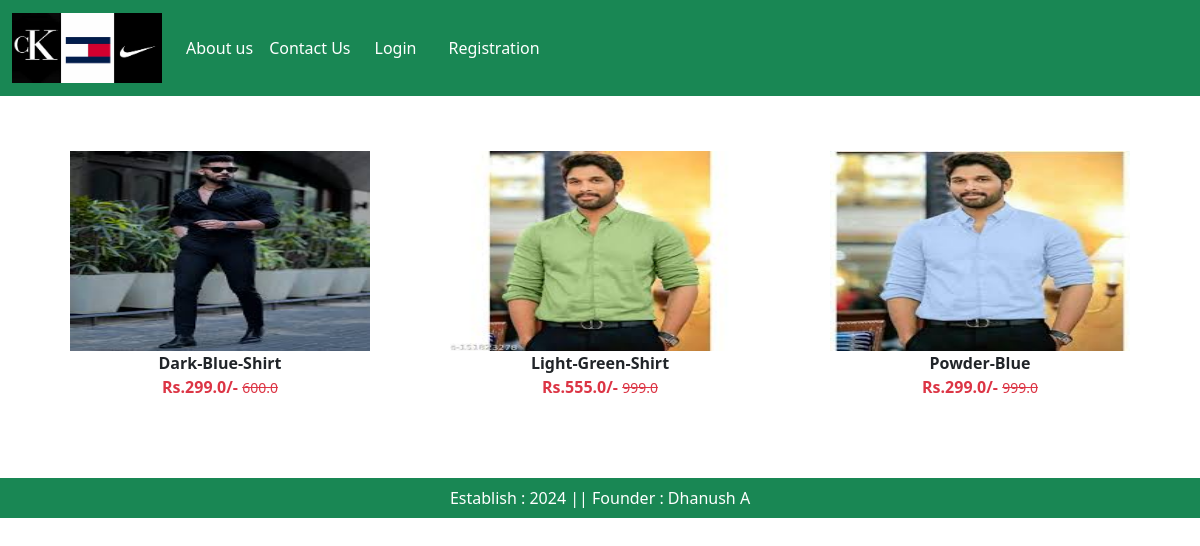
The page /category/SH on the database its author committed.
### app/models.py (models this page shows, shortened)
class Product(models.Model):
    title = models.CharField(max_length=100)
    selling_price = models.FloatField()
    discount_price = models.FloatField()
    description = models.TextField()
    composition = models.TextField(default='')
    prodapp = models.TextField(default='')
    category = models.CharField(choices=CATEGORY_CHOICES, max_length=2)
    product_image = models.ImageField(upload_to='product')

### app/views.py (the view)
# urls.py: path("category/<slug:val>",views.CategoryView.as_view(), name="category"),
class CategoryView(View):
    def get(self, request, val):
        product = Product.objects.filter(category=val)
        title = Product.objects.filter(category=val).values('title')
        totalitem = 0
        totalamount = 0
        if request.user.is_authenticated:
            totalitem = len(Cart.objects.filter(user = request.user))
        return render(request, "app/category.html", locals())

### app/templates/app/category.html (shortened to what this page needs)
{% extends "app/base.html" %}
{% load static %}
{% block main-content %}
    <div class="container my-5">
        <div class="row">
            <div class = "col-sm-29">
                <div class = "row">
                    {% for prod in product %}
                        <div class = "col text-center mb-4">
                            <a href="{% url 'product-detail' prod.id%}"class="btn">
                            <div>
                                <img src="{{prod.product_image.url}}" width="300px" height="200px"/>
                                <div class="fw-bold">{{prod.title}}</div>
                                <div class="fw-bold text-danger">
                                    Rs.{{prod.discount_price}}/-
                                    <small class="fw-light text-decoration-line-through">{{prod.selling_price}}</small>
                                </div>
                            </div>
                            </a>
                        </div>
                    {% endfor %}
                </div>
            </div>
        </div>
    </div>
{% endblock main-content %}

### app/templates/app/base.html (shortened to what this page needs)
<!DOCTYPE html>
    {% load static %}
    <html lang="en">
    <head>
        <link href="https://cdn.jsdelivr.net/npm/bootstrap@5.3.3/dist/css/bootstrap.min.css" rel="stylesheet">
        <link rel="stylesheet" href={% static "app/css/owl.carousel.min.css" %} />
        <link rel="stylesheet" href={% static "app/css/all.min.css" %} />
        <link rel="stylesheet" href={% static "app/css/style.css" %} />
    </head>
    <body>
        <nav class="navbar navbar-expand-lg navbar-dark bg-success">
            <div class="container-fluid">
                <a class="navbar-brand" href="http://127.0.0.1:8000">
                    <img src = "{% static "app/images/logo.jpg" %}" width="150" height = "70"/>
                </a>
                <div class="collapse navbar-collapse" id="navbarSupportedContent">
                    <ul class="navbar-nav me-auto mb-2 mb-lg-0">
                        {% if request.user.is_authenticated%}
                        <li class="nav-item">
                            <a class="nav-link active" aria-current="page" href="/">Home</a>
                        </li>
                        <li class="nav-item dropdown">
                            <a class="nav-link dropdown-toggle" href="#" role="button" data-bs-toggle="dropdown" aria-expanded="false" style = "color:white;">Products</a>
                            <ul class="dropdown-menu">
                                <li><a class="dropdown-item" href="{% url "category" 'SH' %}">Shirt</a></li>
                                <li><a class="dropdown-item" href="{% url "category" 'PT' %}">Pant</a></li>
                                <li><a class="dropdown-item" href="{% url "category" 'DE' %}">Denim</a></li>
                                <li><a class="dropdown-item" href="{% url "category" 'JS' %}">Jeans</a></li>
                                <li><a class="dropdown-item" href="{% url "category" 'RG' %}">Ring</a></li>
                                <li><a class="dropdown-item" href="{% url "category" 'PF' %}">Perfume</a></li>
                                <li><a class="dropdown-item" href="{% url "category" 'WT' %}">Watch</a></li>
                                <li><a class="dropdown-item" href="{% url "category" 'BL' %}">Belt</a></li>
                                <li><a class="dropdown-item" href="{% url "category" 'CH' %}">Chain</a></li>
                                <li><a class="dropdown-item" href="{% url "category" 'SK' %}">Socks</a></li>
                            </ul>
                        </li>
                        <li class="nav-item">
                            <a class="nav-link text-white" href="{% url "about" %}">About us</a>
                        </li>
                        <li class="nav-item">
                            <a class="nav-link text-white" href="{% url "contact" %}">Contact Us</a>
                        </li>
                        {% if  request.user.is_superuser%}
                            <li class="nav-item">
                                <a class="nav-link text-white" href="http://127.0.0.1:8000/admin">Admin Site</a>
                            </li>
                        {% endif %}
                    </ul>
                </div>
                <ul class="navbar-nav me-auto mb-2 mb-lg-0">
                    <li class="nav-item dropdown mx-2">
                        <a class="nav-link dropdown-toggle text-white" href="#" id="profileDropdown" role = "button" data-bs-toggle="dropdown" aria-expanded="false">{{request.user}}</a>
                        <ul class="dropdown-menu" aria-labelledby="profileDropdown">
                            <li><a class ="dropdown-item" href="{% url "profile" %}"> Profile</li>
                            <li><a class ="dropdown-item" href="{% url "orders" %}"> Orders</li>
                            <li><a class ="dropdown-item" href="{% url "passwordchange" %}"> Change Password</li>
                            <li><a class ="dropdown-item" href="{% url "logout" %}"> Logout</li>
                        </ul>
                    </li>
                    <li class="nav-item mx-2">
                        <a href="{% url "showcart" %}" class="nav-link text-white">Cart</a>
                    </li>
                    {% else %}
                    <li class="nav-item">
                        <a class="nav-link text-white" href="{% url "about" %}">About us</a>
                    </li>
                    <li class="nav-item">
                        <a class="nav-link text-white" href="{% url "contact" %}">Contact Us</a>
                    </li>
                    <li class="nav-item mx-2">
                        <a href="{% url "login" %}" class="nav-link text-white"> Login </a>
                    </li>
                    <li class="nav-item mx-2">
                        <a href="{% url "customerregistration" %}" class="nav-link text-white"> Registration </a>
                    </li>
                    {% endif %}
                </ul>
            </div>
        </nav>
        {% block main-content %}{% endblock main-content %}
        <footer class="container-fluid text-white bg-success text-center p-2 mt-5">
            Establish : 2024 || Founder : Dhanush A
        </footer>
    </body>
</html>

### rows shown on the page
Product: product_image (picture), title "Dark-Blue-Shirt", discount_price "299.0", selling_price "600.0"
Product: product_image (picture), title "Light-Green-Shirt", discount_price "555.0", selling_price "999.0"
Product: product_image (picture), title "Powder-Blue", discount_price "299.0", selling_price "999.0"
